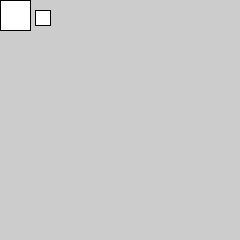
Frame 1 (no input)
Frame 60 (the mouse pressed at the canvas centre just before this capture): identical to frame 1, image omitted
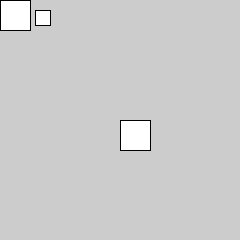
Frame 120 (the mouse held since frame 60 and released just before this capture)

The Processing sketch that drew these frames (run headless with seeded random() and noise(); from frame 60 on, the mouse is pressed at the canvas centre):

// Processing sketch: sketch_200318e
// ── sketch_200318e.pde
void setup()
{
  size(240, 240);
}

void draw()
{
  pushMatrix();
  translate(mouseX, mouseY);
  rect(0, 0, 30, 30);
  popMatrix();
  
  translate(35, 10);
  rect(0, 0, 15, 15);
}
